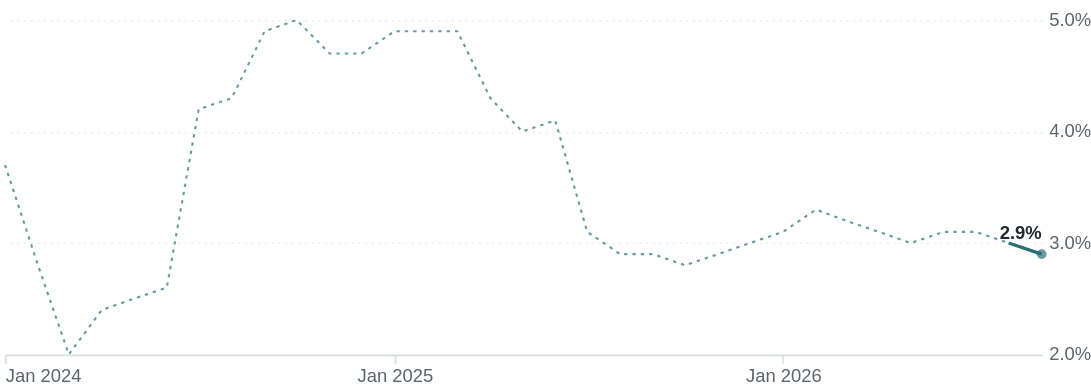

Write a Vega-Lite specification for this figure.
### Vega-Lite specification from a JSON file in a GitHub repository (floating-point values rounded to 4 significant figures)
{"$schema": "https://vega.github.io/schema/vega-lite/v6.json", "width": 620, "height": 200, "padding": {"left": 0, "right": 0, "top": 6, "bottom": 0}, "data": {"values": [{"s": "HICP r/r", "role": "accent", "t": "2024-01", "v": 3.7, "ill": true, "joint": false, "prelim": false, "last": false}, {"s": "HICP r/r", "role": "accent", "t": "2024-02", "v": 2.8, "ill": true, "joint": false, "prelim": false, "last": false}, {"s": "HICP r/r", "role": "accent", "t": "2024-03", "v": 2, "ill": true, "joint": false, "prelim": false, "last": false}, {"s": "HICP r/r", "role": "accent", "t": "2024-04", "v": 2.4, "ill": true, "joint": false, "prelim": false, "last": false}, {"s": "HICP r/r", "role": "accent", "t": "2024-05", "v": 2.5, "ill": true, "joint": false, "prelim": false, "last": false}, {"s": "HICP r/r", "role": "accent", "t": "2024-06", "v": 2.6, "ill": true, "joint": false, "prelim": false, "last": false}, {"s": "HICP r/r", "role": "accent", "t": "2024-07", "v": 4.2, "ill": true, "joint": false, "prelim": false, "last": false}, {"s": "HICP r/r", "role": "accent", "t": "2024-08", "v": 4.3, "ill": true, "joint": false, "prelim": false, "last": false}, {"s": "HICP r/r", "role": "accent", "t": "2024-09", "v": 4.9, "ill": true, "joint": false, "prelim": false, "last": false}, {"s": "HICP r/r", "role": "accent", "t": "2024-10", "v": 5, "ill": true, "joint": false, "prelim": false, "last": false}, {"s": "HICP r/r", "role": "accent", "t": "2024-11", "v": 4.7, "ill": true, "joint": false, "prelim": false, "last": false}, {"s": "HICP r/r", "role": "accent", "t": "2024-12", "v": 4.7, "ill": true, "joint": false, "prelim": false, "last": false}, {"s": "HICP r/r", "role": "accent", "t": "2025-01", "v": 4.9, "ill": true, "joint": false, "prelim": false, "last": false}, {"s": "HICP r/r", "role": "accent", "t": "2025-02", "v": 4.9, "ill": true, "joint": false, "prelim": false, "last": false}, {"s": "HICP r/r", "role": "accent", "t": "2025-03", "v": 4.9, "ill": true, "joint": false, "prelim": false, "last": false}, {"s": "HICP r/r", "role": "accent", "t": "2025-04", "v": 4.3, "ill": true, "joint": false, "prelim": false, "last": false}, {"s": "HICP r/r", "role": "accent", "t": "2025-05", "v": 4, "ill": true, "joint": false, "prelim": false, "last": false}, {"s": "HICP r/r", "role": "accent", "t": "2025-06", "v": 4.1, "ill": true, "joint": false, "prelim": false, "last": false}, {"s": "HICP r/r", "role": "accent", "t": "2025-07", "v": 3.1, "ill": true, "joint": false, "prelim": false, "last": false}, {"s": "HICP r/r", "role": "accent", "t": "2025-08", "v": 2.9, "ill": true, "joint": false, "prelim": false, "last": false}, {"s": "HICP r/r", "role": "accent", "t": "2025-09", "v": 2.9, "ill": true, "joint": false, "prelim": false, "last": false}, {"s": "HICP r/r", "role": "accent", "t": "2025-10", "v": 2.8, "ill": true, "joint": false, "prelim": false, "last": false}, {"s": "HICP r/r", "role": "accent", "t": "2025-11", "v": 2.9, "ill": true, "joint": false, "prelim": false, "last": false}, {"s": "HICP r/r", "role": "accent", "t": "2025-12", "v": 3, "ill": true, "joint": false, "prelim": false, "last": false}, {"s": "HICP r/r", "role": "accent", "t": "2026-01", "v": 3.1, "ill": true, "joint": false, "prelim": false, "last": false}, {"s": "HICP r/r", "role": "accent", "t": "2026-02", "v": 3.3, "ill": true, "joint": false, "prelim": false, "last": false}, {"s": "HICP r/r", "role": "accent", "t": "2026-03", "v": 3.2, "ill": true, "joint": false, "prelim": false, "last": false}, {"s": "HICP r/r", "role": "accent", "t": "2026-04", "v": 3.1, "ill": true, "joint": false, "prelim": false, "last": false}, {"s": "HICP r/r", "role": "accent", "t": "2026-05", "v": 3, "ill": true, "joint": false, "prelim": false, "last": false}, {"s": "HICP r/r", "role": "accent", "t": "2026-06", "v": 3.1, "ill": true, "joint": false, "prelim": false, "last": false}, {"s": "HICP r/r", "role": "accent", "t": "2026-07", "v": 3.1, "ill": true, "joint": false, "prelim": false, "last": false}, {"s": "HICP r/r", "role": "accent", "t": "2026-08", "v": 3, "ill": false, "joint": true, "prelim": false, "last": false}, {"s": "HICP r/r", "role": "accent", "t": "2026-09", "v": 2.9, "ill": false, "joint": false, "prelim": false, "last": true}]}, "config": {"font": "Inter Variable, Plus Jakarta Sans, sans-serif", "view": {"stroke": null}, "axis": {"labelFont": "Inter Variable, Plus Jakarta Sans, sans-serif", "labelFontSize": 11, "labelColor": "#5D636B"}}, "encoding": {"x": {"field": "t", "type": "temporal", "title": null, "axis": {"format": "%b %Y", "tickCount": 3, "tickColor": "#D9DEE3", "domainColor": "#D9DEE3", "grid": false, "labelFlush": true}}, "y": {"field": "v", "type": "quantitative", "title": null, "scale": {"zero": false, "nice": true}, "axis": {"format": ".1f", "orient": "right", "gridColor": "#E8ECEF", "gridDash": [1, 3], "domain": false, "ticks": false, "tickCount": 3, "labelPadding": 4, "labelExpr": "datum.label + '%'"}}, "color": {"field": "role", "type": "nominal", "legend": null, "scale": {"domain": ["accent"], "range": ["#2C6E76"]}}}, "layer": [{"transform": [{"filter": "datum.ill || datum.joint"}], "mark": {"type": "line", "strokeWidth": 1.25, "strokeDash": [2, 3], "opacity": 0.7}, "encoding": {"detail": {"field": "s"}}}, {"transform": [{"filter": "!datum.ill"}], "mark": {"type": "line", "strokeWidth": 2}, "encoding": {"detail": {"field": "s"}}}, {"transform": [{"filter": "datum.last"}], "mark": {"type": "point", "filled": true, "size": 34, "strokeWidth": 1.5}, "encoding": {"fill": {"condition": {"test": "datum.prelim", "value": "white"}, "field": "role", "type": "nominal", "scale": {"domain": ["accent"], "range": ["#2C6E76"]}, "legend": null}}}, {"transform": [{"filter": "datum.last"}, {"calculate": "format(datum.v, '.1f') + '%'", "as": "lab"}], "mark": {"type": "text", "align": "right", "baseline": "bottom", "dy": -7, "fontSize": 11, "fontWeight": 600, "font": "Inter Variable, Plus Jakarta Sans, sans-serif"}, "encoding": {"text": {"field": "lab"}, "color": {"condition": {"test": "datum.role === 'context'", "value": "#5D636B"}, "value": "#24292E"}}}]}
